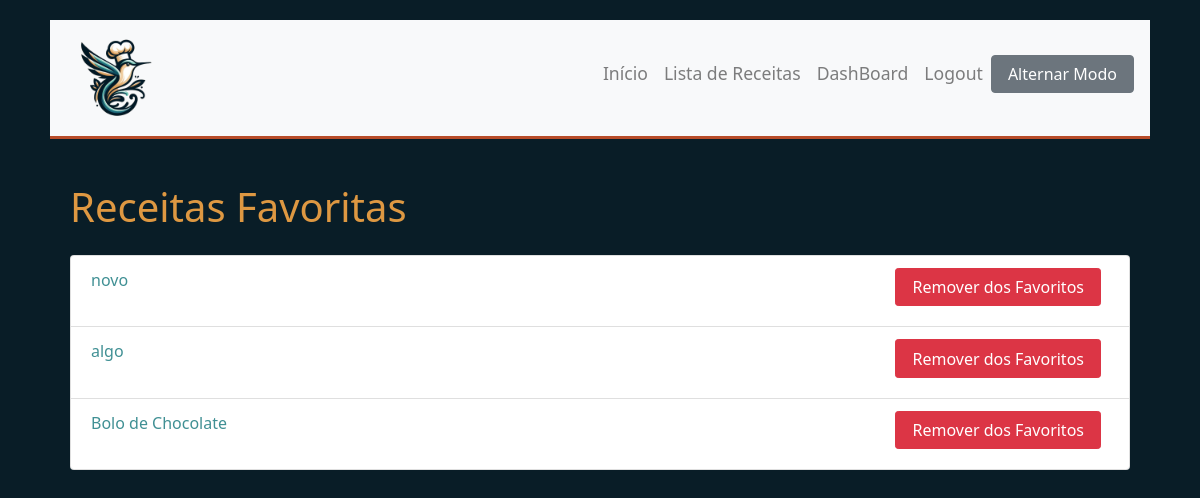
The page /receitas_favoritas/ (signed in) on the database as committed earlier.
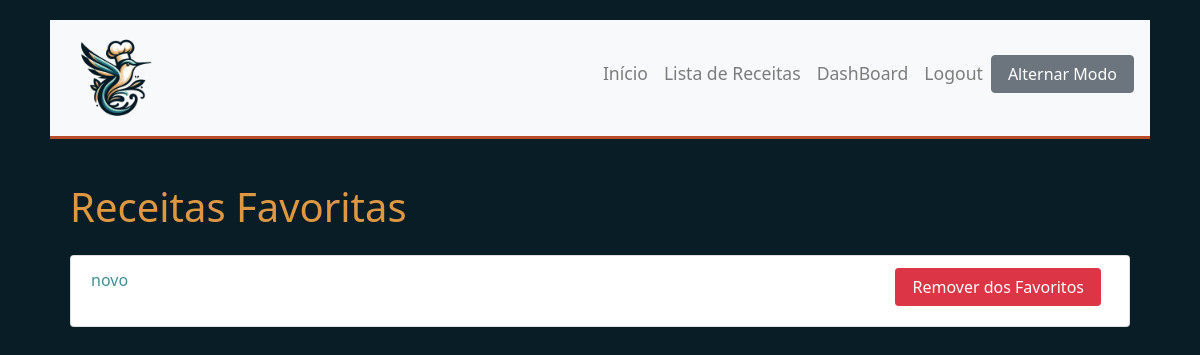
The same page on the database as committed later.
### main/models.py (models this page shows, shortened)
class ReceitaFavorita(models.Model):
    usuario = models.ForeignKey(User, on_delete=models.CASCADE)
    receita = models.ForeignKey(Receita, on_delete=models.CASCADE)
    class Meta:
        unique_together = ('usuario', 'receita')

class Receita(models.Model):
    nome = models.CharField(max_length=200)
    ingredientes = models.ManyToManyField(Ingrediente)
    instrucoes = models.TextField()
    usuario = models.ForeignKey(User, on_delete=models.SET_NULL, null=True, blank=True)
    data_cadastro = models.DateField(auto_now_add=False, default=timezone.now)

### main/views.py (the view)
# urls.py: path('receitas_favoritas/', receitas_favoritas, name='receitas_favoritas'),
@login_required
def receitas_favoritas(request):
    receitas_favoritas = ReceitaFavorita.objects.filter(usuario=request.user)
    return render(request, 'main/receitas_favoritas.html', {'receitas_favoritas': receitas_favoritas})

### main/templates/main/receitas_favoritas.html (shortened to what this page needs)
{% extends 'main/base.html' %}
{% block content %}
    <div class="container mt-4">
        <h1 class="mb-4">Receitas Favoritas</h1>
        {% if receitas_favoritas %}
            <ul class="list-group">
                {% for receita_favorita in receitas_favoritas %}
                    <li class="list-group-item">
                        <a href="{% url 'detalhes_receita' receita_favorita.receita.id %}">
                            {{ receita_favorita.receita.nome }}
                        </a>
                        <form method="post" action="{% url 'remover_favorito' receita_favorita.receita.id %}" class="d-inline">
                            <button type="submit" class="btn btn-danger btn-sm">Remover dos Favoritos</button>
                        </form>
                    </li>
                {% endfor %}
            </ul>
        {% else %}
            <p>Nenhuma receita favorita encontrada.</p>
        {% endif %}
    </div>
{% endblock %}

### main/templates/main/base.html (shortened to what this page needs)
{% load static %}
<!DOCTYPE html>
<html lang="pt-BR">
<head>
    <link rel="stylesheet" href="https://stackpath.bootstrapcdn.com/bootstrap/4.3.1/css/bootstrap.min.css">
    <link rel="stylesheet" href="{% static 'main/css/styles.css' %}">
    <link rel="stylesheet" href="https://cdnjs.cloudflare.com/ajax/libs/font-awesome/5.15.3/css/all.min.css">
</head>
<body>
    <div class="container">
        <nav class="navbar navbar-expand-lg navbar-light bg-light">
            <img src="{% static 'main/logo.png' %}" alt="SwiftSavor Logo" height="100">
            <div class="collapse navbar-collapse" id="navbarNav">
                <ul class="navbar-nav ml-auto">
                    <li class="nav-item">
                        <a class="nav-link" href="{% url 'index' %}">Início</a>
                    </li>
                    {% if user.is_authenticated %}
                        {% if user.is_staff %}
                            <li class="nav-item">
                                <a class="nav-link" href="{% url 'lista_receitas' %}">Lista de Receitas</a>
                            </li>
                            <li class="nav-item">
                                <a class="nav-link" href="{% url 'admin_dashboard' %}">DashBoard</a>
                            </li>
                        {% endif %}
                        <li class="nav-item">
                            <a class="nav-link" href="{% url 'logout' %}">Logout</a>
                        </li>
                    {% endif %}
                    <li class="nav-item">
                        <button id="toggle-theme-btn" class="btn btn-secondary">Alternar Modo</button>
                    </li>
                </ul>
            </div>
        </nav>
        {% block content %}{% endblock %}
    </div>
</body>
</html>

### main/static/main/css/styles.css (style rules this page uses)
body { background-color: #091d27; color: #ffffff; font-family: 'Segoe UI', Tahoma, Geneva, Verdana, sans-serif; font-size: 1rem; line-height: 1.6; }
.navbar { background-color: #409094; border-bottom: 3px solid #b84c29; }
.navbar .navbar-brand, .navbar .nav-link { color: #de9842; transition: color 0.3s ease-in-out; }
a { color: #409094; text-decoration: none; }
.container { padding: 20px; }
h1, h2, h3, h4, h5, h6 { color: #de9842; line-height: 1.2; }
.btn { font-size: 1rem; padding: 0.5rem 1rem; height: 2.4rem; text-align: center; display: flex; justify-content: center; align-items: center; margin-bottom: 0.5rem; }
.btn.btn-danger { margin-right: 0.5rem; }
.list-group-item .btn { float: right; }
.list-group-item { color: #000000; }
.navbar-nav .nav-link { padding-right: .8rem; padding-left: .8rem; font-size: 1.1rem; }
.navbar-nav > li > a { line-height: 20px; margin-top: auto; margin-bottom: auto; }

Rows that differ between the two databases and show on the page:
removed ReceitaFavorita: receita.nome "algo"
removed ReceitaFavorita: receita.nome "Bolo de Chocolate"
